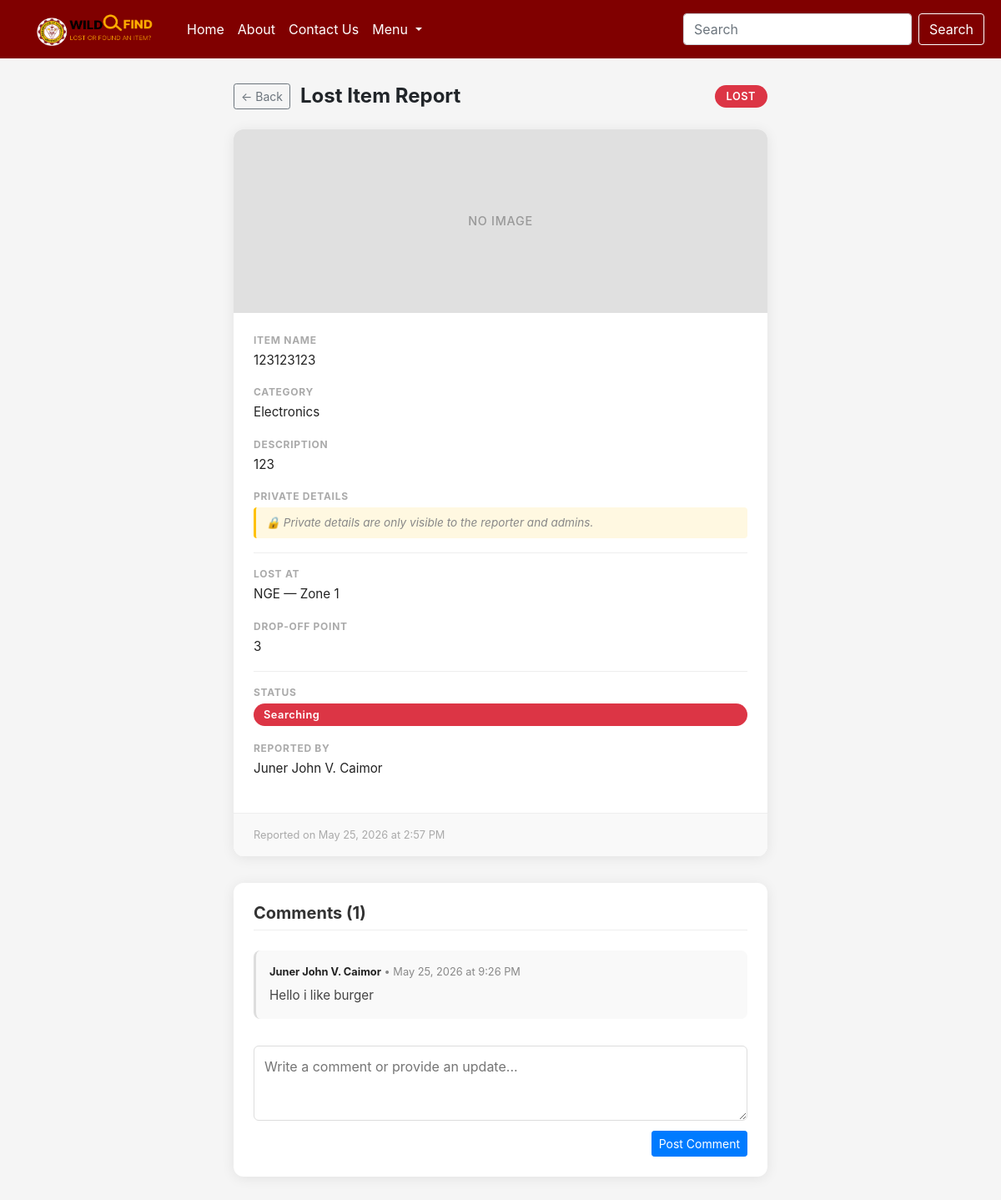
The app's page /view_post.php?post_id=13 (signed in) with its own data.
### tables this page shows
CREATE TABLE `posts` (
  `post_id` int(11) NOT NULL,
  `user_id` int(11) DEFAULT NULL,
  `location_id` int(11) DEFAULT NULL,
  `specific_location` varchar(255) DEFAULT NULL,
  `category_id` int(11) DEFAULT NULL,
  `dropOff_id` int(11) DEFAULT NULL,
  `type` varchar(255) DEFAULT NULL,
  `itemName` varchar(255) DEFAULT NULL,
  `publicDescription` varchar(255) DEFAULT NULL,
  `privateDetails` varchar(255) DEFAULT NULL,
  `currentStatus` varchar(20) DEFAULT 'PENDING',
  `dateReported` datetime DEFAULT current_timestamp(),
  `expirationDate` datetime DEFAULT NULL
);

CREATE TABLE `category` (
  `category_id` int(11) NOT NULL,
  `categoryName` varchar(100) NOT NULL
);

CREATE TABLE `location` (
  `location_id` int(11) NOT NULL,
  `locationName` varchar(255) NOT NULL,
  `zone` varchar(100) NOT NULL
);

CREATE TABLE `users` (
  `user_id` int(11) NOT NULL,
  `full_name` varchar(255) DEFAULT NULL,
  `institutionalEmail` varchar(255) DEFAULT NULL,
  `password` varchar(255) NOT NULL,
  `is_admin` tinyint(1) DEFAULT 0
);

CREATE TABLE `comments` (
  `comment_id` int(11) NOT NULL,
  `post_id` int(11) NOT NULL,
  `user_id` int(11) NOT NULL,
  `comment` text NOT NULL,
  `created_at` datetime DEFAULT current_timestamp()
);

### view_post.php (the view, shortened to what this page needs)
<?php
require_once 'connect.php';
$current_user_id = $_SESSION['userID'];
$post_id = (int)$_GET['post_id'];
$stmt = $connection->prepare(
    "SELECT p.*, c.categoryName, l.locationName, l.zone, u.full_name, u.user_id as poster_id, u.is_admin as poster_is_admin
     FROM posts p
     JOIN category c ON p.category_id = c.category_id
     JOIN location l ON p.location_id = l.location_id
     JOIN users u ON p.user_id = u.user_id
     WHERE p.post_id = ?"
);
$stmt->bind_param("i", $post_id);
$stmt->execute();
$post = $stmt->get_result()->fetch_assoc();
$stmt = $connection->prepare("SELECT is_admin FROM users WHERE user_id = ?");
$stmt->bind_param("i", $current_user_id);
$stmt->execute();
$current_user = $stmt->get_result()->fetch_assoc();
$is_owner = ($current_user_id === $post['poster_id']);
$is_admin = ($current_user['is_admin'] == 1);
$can_see_private = $is_owner || $is_admin;
$is_lost  = ($post['type'] === 'LOST');
$type_label  = $is_lost ? 'LOST' : 'FOUND';
$back_page   = $is_lost ? 'lost_items.php' : 'found_items.php';
$comments_stmt = $connection->prepare(
    "SELECT c.comment, c.created_at, u.full_name
     FROM comments c
     JOIN users u ON c.user_id = u.user_id
     WHERE c.post_id = ?
     ORDER BY c.created_at ASC"
);
$comments_stmt->bind_param("i", $post_id);
$comments_stmt->execute();
$comments_result = $comments_stmt->get_result();
$comments = $comments_result->fetch_all(MYSQLI_ASSOC);
?>
<?php require_once 'header_footer/pre-header.php'; ?>
<div class="view-wrapper">
    <div class="view-header">
        <a href="<?= $back_page ?>" class="btn btn-outline-secondary btn-sm">← Back</a>
        <h2><?= $type_label === 'LOST' ? 'Lost Item Report' : 'Found Item Report' ?></h2>
        <span class="type-badge"><?= $type_label ?></span>
    </div>
    <div class="view-card">
        <div class="view-image">NO IMAGE</div>
        <div class="view-body">
            <div class="detail-row">
                <span class="detail-label">Item Name</span>
                <span class="detail-value"><?= htmlspecialchars($post['itemName']) ?></span>
            </div>
            <div class="detail-row">
                <span class="detail-label">Category</span>
                <span class="detail-value"><?= htmlspecialchars($post['categoryName']) ?></span>
            </div>
            <div class="detail-row">
                <span class="detail-label">Description</span>
                <span class="detail-value"><?= htmlspecialchars($post['publicDescription']) ?></span>
            </div>
            <div class="detail-row">
                <span class="detail-label">Private Details
                </span>
                <?php if ($can_see_private): ?>
                    <span class="detail-value private">
                        <?= !empty($post['privateDetails']) ? htmlspecialchars($post['privateDetails']) : 'None provided.' ?>
                    </span>
                <?php else: ?>
                    <span class="private-notice">🔒 Private details are only visible to the reporter and admins.</span>
                <?php endif; ?>
            </div>
            <div class="divider"></div>
            <div class="detail-row">
                <span class="detail-label"><?= $is_lost ? 'Lost At' : 'Found At' ?></span>
                <span class="detail-value"><?= htmlspecialchars($post['locationName']) ?> — <?= htmlspecialchars($post['zone']) ?></span>
            </div>
            <div class="detail-row">
                <span class="detail-label">Drop-off Point</span>
                <span class="detail-value"><?= htmlspecialchars($post['dropOff_id']) ?></span>
            </div>
            <div class="divider"></div>
            <div class="detail-row">
                <span class="detail-label">Status</span>
                <span class="status-badge"><?= htmlspecialchars($post['currentStatus']) ?></span>
            </div>
            <div class="detail-row" style="margin-top: 1rem;">
                <span class="detail-label">Reported By</span>
                <span class="detail-value"><?= htmlspecialchars($post['full_name'] ?? 'Unknown') ?></span>
            </div>
        </div>
        <div class="view-footer">
            Reported on <?= date('F j, Y \a\t g:i A', strtotime($post['dateReported'])) ?>
        </div>
    </div>
    <div class="comments-section">
        <h3 class="comments-header">Comments (<?= count($comments) ?>)</h3>
        <div class="comment-list">
            <?php if (empty($comments)): ?>
                <p style="color: #777; font-size: 0.95rem; text-align: center; padding: 1rem 0;">
                    No comments yet. Be the first to start the conversation!
                </p>
            <?php else: ?>
                <?php foreach ($comments as $c): ?>
                    <div class="comment-item">
                        <div class="comment-meta">
                            <span class="comment-author"><?= htmlspecialchars($c['full_name']) ?></span> •
                            <?= date('M j, Y \a\t g:i A', strtotime($c['created_at'])) ?>
                        </div>
                        <div class="comment-text">
                            <?= nl2br(htmlspecialchars($c['comment'])) ?>
                        </div>
                    </div>
                <?php endforeach; ?>
            <?php endif; ?>
        </div>
        <form action="view_post.php?post_id=<?= $post_id ?>" method="POST" class="comment-form">
            <textarea name="comment_text" placeholder="Write a comment or provide an update..." required></textarea>
            <button type="submit" class="btn btn-primary btn-sm">Post Comment</button>
        </form>
    </div>
</div>
<?php require_once 'header_footer/footer.php'; ?>

### css/global.css (style rules this page uses)
html, body { margin: 0; padding: 0; min-height: 100%; background-color: #f5f5f5; }

### records on screen
posts: type "LOST", itemName "123123123", category.categoryName "Electronics", publicDescription "123", location.locationName "NGE", location.zone "Zone 1", dropOff "3", currentStatus "Searching", user.full_name "Juner John V. Caimor", dateReported "May 25, 2026 at 2:57 PM"
comments: user.full_name "Juner John V. Caimor", created_at "May 25, 2026 at 9:26 PM", comment "Hello i like burger"

### other values on screen
count($comments) "1"
